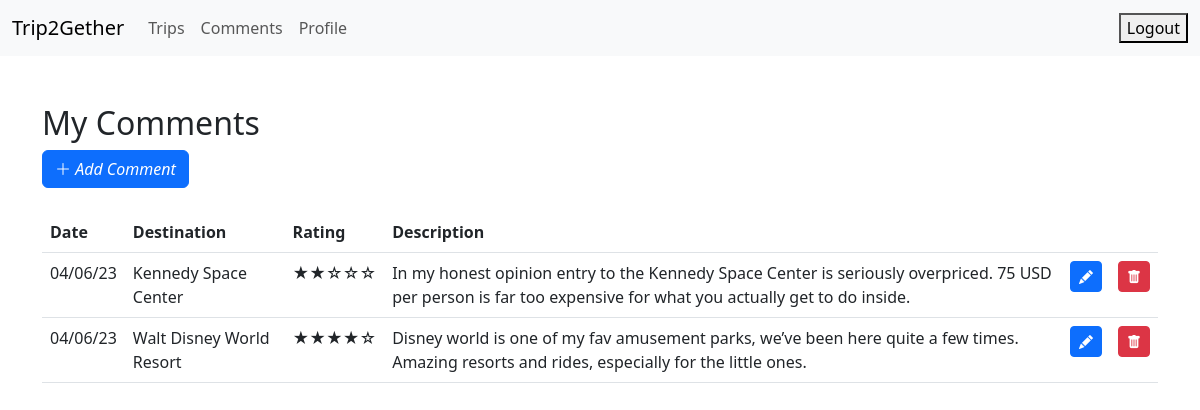
The page /comment/read.php on the database its author committed.
### tables this page shows
CREATE TABLE `comments` (
  `comment_id` int(11) NOT NULL,
  `rating` int(11) NOT NULL,
  `description` varchar(255) NOT NULL,
  `creation_time` datetime NOT NULL,
  `user_id` int(11) NOT NULL,
  `destination_id` int(11) NOT NULL
);

CREATE TABLE `destinations` (
  `destination_id` int(11) NOT NULL,
  `attraction` varchar(255) NOT NULL,
  `city` varchar(255) NOT NULL,
  `state` varchar(255) NOT NULL
);

### comment/read.php (the view, shortened to what this page needs)
<?php include "../connect.php" ?>
<?php
$curr_user = 4;
?>
<!DOCTYPE html>
<html lang="en">
<head>
    <link rel="stylesheet" href="	https://cdn.jsdelivr.net/npm/bootstrap@5.3.0-alpha3/dist/css/bootstrap.min.css">
    <link rel="stylesheet" href="https://cdn.jsdelivr.net/npm/bootstrap-icons@1.10.2/font/bootstrap-icons.css"
>
</head>
<body>
    <div id="nav-placeholder"></div>
    <div class="container my-5">
        <h2>My Comments</h2>
        <a class="btn btn-primary" href="../comment/create.php"><i class="bi bi-plus-lg"> Add Comment</i></a>
        <br>
        <br>
        <table class="table">
            <thead>
                <tr>
                    <th>Date</th>
                    <th>Destination</th>
                    <th>Rating</th>
                    <th>Description</th>
                    <th></th>
                    <th></th>
                </tr>
            </thead>
            <tbody>
                <?php
          $result = $conn->query("SELECT * FROM `comments` WHERE `user_id`=$curr_user");
          while($comm_row = $result->fetch_assoc()) {
              $result2 = $conn->query("SELECT * FROM `destinations` WHERE `destination_id`=$comm_row[destination_id]");
              $dest_row = $result2->fetch_assoc();
              $rating = intval("$comm_row[rating]");
              $stars = str_repeat("★", $rating) . str_repeat("☆", 5 - $rating);
              $valid_date = date( 'm/d/y', strtotime("$comm_row[creation_time]"));
              echo "
              <tr>
                <td>$valid_date</td>
                <td>$dest_row[attraction]</td>
                <td>$stars</td>
                <td>$comm_row[description]</td>
                <td><a class='btn btn-primary btn-sm' href='../comment/edit.php?comment_id=$comm_row[comment_id]'><i class='bi bi-pencil-fill'></i></a></td>
                <td><a class='btn btn-danger btn-sm' href='../comment/delete.php?comment_id=$comm_row[comment_id]'><i class='bi bi-trash-fill'></i></a></td>
              </tr>
              ";
          }
        ?>
            </tbody>
        </table>
    </div>
</body>

### rows shown on the page
comments: creation_time "04/06/23", destination.attraction "Kennedy Space Center", rating "★★☆☆☆", description "In my honest opinion entry to the Kennedy Space Center is seriously overpriced. 75 USD per person is far too expensive for what you actually get to do inside."
comments: creation_time "04/06/23", destination.attraction "Walt Disney World Resort", rating "★★★★☆", description "Disney world is one of my fav amusement parks, we’ve been here quite a few times. Amazing resorts and rides, especially for the little ones."
